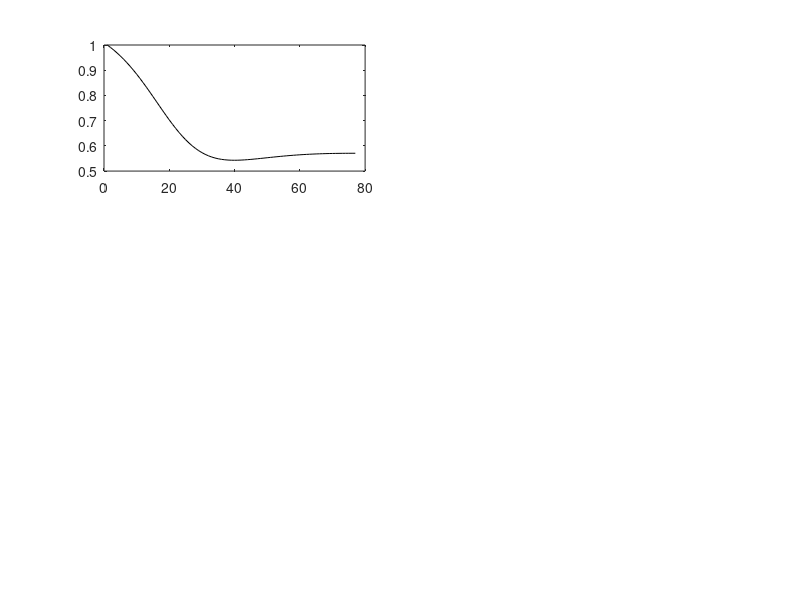

The MATLAB source for this figure: (Note: this script raises an error after producing the figure.)
% toy model - par-series



close all
figure('Position',[100,100,750,650]);
Pl = 1;
Pr = 11;
N = 200 ;

Rmin = 1;
Rmax = 14;
step = 0.1;
minR = 0.01;
fs = 18
Ns = 0:1:5;
Os = zeros(size(Ns));
plotting = true;

for ij  =  1:length(Ns) % different powers of n
    
    n = Ns(ij);
    
    if plotting
        subplot(3,2,n+1)
    end
    
    
    O_n_s = zeros(1000,1);    
    for i=1:1000    % number of simulations
        
        rs = rand(5,1)*(Rmax-Rmin)+Rmin;
        r1s = rs(1); 
        r2s = rs(2);
        r3s = rs(3); 
        r4s = rs(4);
        r5s = rs(5); 
        Pas = [];
        Pbs = [];
        
        Q14s =[];
        order = [];
        
        for j = 1:N % running in steps

            
            Rs = [r1s(end);r2s(end);r3s(end);r4s(end);r5s(end)];
            
            c1 = r1s(end).^4;
            c2 = r2s(end).^4;
            c3 = r3s(end).^4;
            c4 = r4s(end).^4;
            c5 = r5s(end).^4;
            
            LHS = [-c1-c2-c3, c2; c2, -c2-c4-c5];
            RHS = [-c1*Pl-c3*Pr; -c4*Pl-c5*Pr];
            
            Pm = LHS\RHS;
           
            Pa = Pm(1);
            Pb = Pm(2);

            Pas = [Pas,Pa];
            Pbs = [Pbs,Pb];
            
            Cs = [c1;c2;c3;c4;c5];
            dP = [Pa-Pl; Pb-Pa; Pr-Pa; Pb-Pl;Pr-Pb];
            Q = abs(Cs.*dP);         
            
            order = [order, 1/4*( 5 - (sum(Q.^2)^2/sum(Q.^4)))];
            
            
            
            Q14s = [Q14s, Q(1)+Q(4)];
            
            alpha = step./max(Q./Rs.^n);
            
            
            dr1 = r1s(end) - alpha*Q(1)/r1s(end).^n;
            dr2 = r2s(end) - alpha*Q(2)/r2s(end).^n;
            dr3 = r3s(end) - alpha*Q(3)/r3s(end).^n;
            dr4 = r4s(end) - alpha*Q(4)/r4s(end).^n;
            dr5 = r5s(end) - alpha*Q(5)/r5s(end).^n;
            
            dr1Cond = dr1>minR;            
            dr2Cond = dr2>minR;            
            dr3Cond = dr3>minR;            
            dr4Cond = dr4>minR;            
            dr5Cond = dr5>minR;            
            
            if ~dr1Cond | ~dr2Cond | ~dr3Cond | ~dr4Cond | ~dr5Cond | Q14s(end)/Q14s(1)<1e-4
                break
            end
            
            r1s = [r1s, dr1];
            r2s = [r2s, dr2];
            r3s = [r3s, dr3];
            r4s = [r4s, dr4];
            r5s = [r5s, dr5];
            

        end    
        
        O_n_s(i) = order(end)/order(1);
        
        if plotting
            % p1 = plot(Pas,'-r'); hold on;
            % p1.Color(4) = 0.2;
            % p1 = plot(Pbs,'-b'); hold on;        
            % % p1.Color(4) = 0.2;
            p1 = plot(order/order(1),'-k'); hold on;        
            % p1 = plot(order,'-k'); hold on;                    
            p1.Color(4) = 0.2;        
        end
        
    end
    On(ij) = mean(O_n_s);
    
    if plotting
        drawnow
        xlim([0,N]);

        xlabel('Iteration','Interpreter','latex');
        % ylabel('$P_a, P_b$','Interpreter','latex');
        ylabel('$\mathcal{O}$','Interpreter','latex');    
        set(gca,'TickLabelInterpreter','latex');
        set(gca,'fontSize',fs);
        title(sprintf('$n=%d$',n),'Interpreter','latex');
    end
    
end